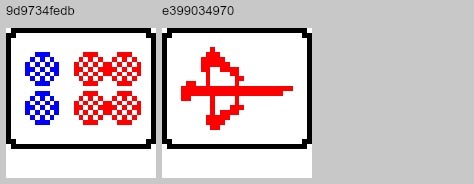
#> input picture scripts/montage-landscape.png, 474 x 184 px
$ python -i tiles.py   (imports and definitions only)
#> lines starting #> are read from the running program, lines starting #| are printed output that depends on the picture
#> further down, picture is the input picture: shape (184, 474, 3); mean B, G, R 198.5, 195.1, 208.9
"""
Tile classifier — identify a tile face from a cropped image.

Text-OCR can't read tile art (dot/bamboo patterns), so tiles are matched against
a small **reference library** instead: `tiles/<code>/<n>.png`, keyed by tenhou
tile code (11-19 man, 21-29 pin, 31-39 sou, 41-47 honor). A query crop is scored
by normalized correlation against every reference; the best wins, or — below
threshold — it returns None so the caller escalates a question.

The library is **self-improving**: when the operator answers an "unknown tile"
question, the saved crop is added as a new reference for that code (see
`add_reference` / the `add` CLI), so accuracy grows with use.

Scope note: normalized template matching suits UPRIGHT, consistent-scale tiles —
i.e. the overlay dora indicator (pass 0). Rotated/scaled tiles in hands and rivers
(passes 2/3) will want a scale/rotation-invariant matcher (ORB/feature-based)
layered on top of this same library; the reference format is shared.
"""
from __future__ import annotations

import argparse
import glob
import os

import cv2

TILE_W, TILE_H = 48, 60  # normalized template size (tile aspect ~0.8)


def preprocess(img_bgr):
    """Crop -> normalized grayscale template (size + lighting invariant-ish)."""
    g = cv2.cvtColor(img_bgr, cv2.COLOR_BGR2GRAY)
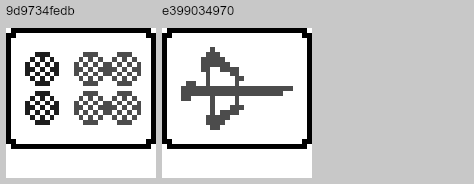
#> g: shape (184, 474); min 0, max 255, mean 199.6
    g = cv2.resize(g, (TILE_W, TILE_H), interpolation=cv2.INTER_AREA)
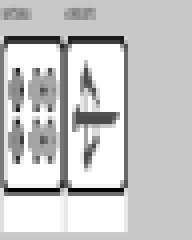
#> g: shape (60, 48) (shown 4 times larger); min 0, max 255, mean 199.6
    return cv2.equalizeHist(g)
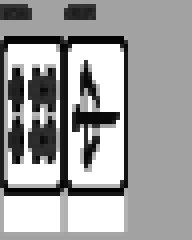
#> returned value: shape (60, 48) (shown 4 times larger); min 0, max 255, mean 159.5


# [12 lines left out: function load_library, not called in this run]


def _corr(a, b):
    return float(cv2.matchTemplate(a, b, cv2.TM_CCOEFF_NORMED)[0][0])


# [15 lines left out: function classify, not called in this run]


## ---- ORB feature matching (scale/rotation robust; for felt tiles) ----------
# Template matching suits upright, fixed-scale tiles (the overlay dora). Tiles in
# hands and rivers are rotated and perspective-skewed, so those use ORB features
# + a Lowe ratio test, with a homography-inlier count as the geometric score.

_ORB = cv2.ORB_create(nfeatures=400)
_BF = cv2.BFMatcher(cv2.NORM_HAMMING)


_ORB_MIN_W = 180  # ORB's patch/edge threshold (~31px) finds nothing on a 44px tile


# [94 lines left out: functions _orb_features, load_library_orb, _orb_score, classify_orb, add_reference, _main, not called in this run]


# [2 lines not run here, left out]

>>> import cv2
>>> picture = cv2.imread('../../scripts/montage-landscape.png')
>>> result = preprocess(picture)

$ run again, on scripts/montage-p2.png
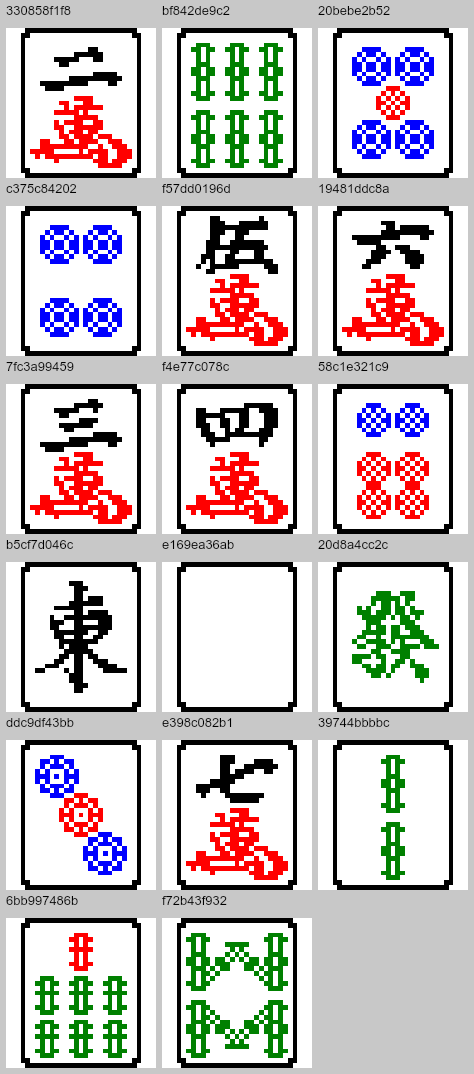
#> input picture scripts/montage-p2.png, 474 x 1074 px
#> picture is the input picture: shape (1074, 474, 3); mean B, G, R 193.6, 193.3, 199.5
#> in preprocess, `g = cv2.resize(g, (TILE_W, TILE_H), interpolation=cv2.INTER_AREA)`:
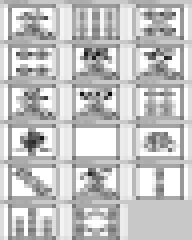
#> g: shape (60, 48) (shown 4 times larger); min 8, max 255, mean 195.2
#> in preprocess, `return cv2.equalizeHist(g)`:
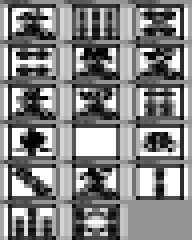
#> returned value: shape (60, 48) (shown 4 times larger); min 0, max 255, mean 132.9

$ run again, on scripts/montage-portrait.png
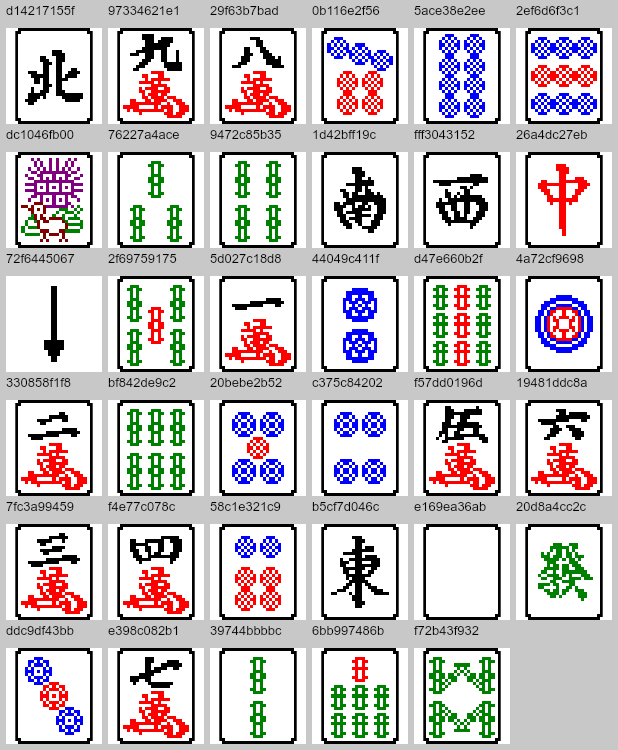
#> input picture scripts/montage-portrait.png, 618 x 750 px
#> picture is the input picture: shape (750, 618, 3); mean B, G, R 194.4, 191.7, 197.9
#> in preprocess, `g = cv2.resize(g, (TILE_W, TILE_H), interpolation=cv2.INTER_AREA)`:
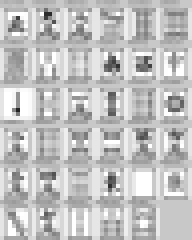
#> g: shape (60, 48) (shown 4 times larger); min 35, max 255, mean 193.9
#> in preprocess, `return cv2.equalizeHist(g)`:
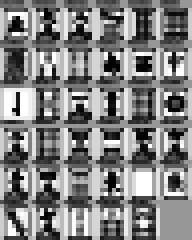
#> returned value: shape (60, 48) (shown 4 times larger); min 0, max 255, mean 130.2

$ run again, on scripts/rot.png
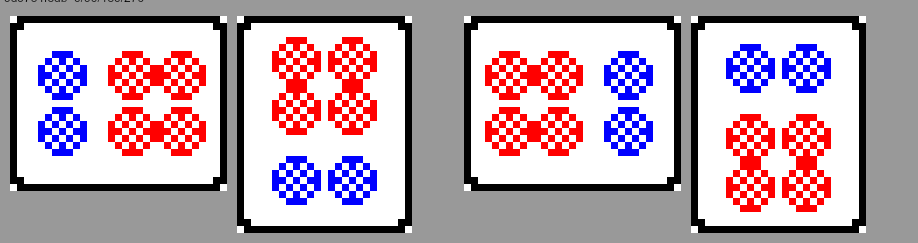
#> input picture scripts/rot.png, 918 x 243 px
#> picture is the input picture: shape (243, 918, 3); mean B, G, R 175.8, 164.6, 187
#> in preprocess, `g = cv2.cvtColor(img_bgr, cv2.COLOR_BGR2GRAY)`:
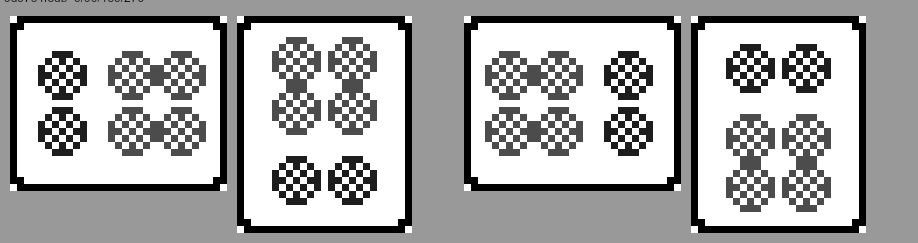
#> g: shape (243, 918); min 0, max 255, mean 172.6
#> in preprocess, `return cv2.equalizeHist(g)`:
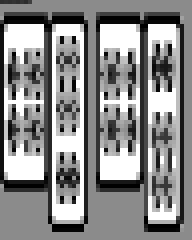
#> returned value: shape (60, 48) (shown 4 times larger); min 0, max 255, mean 138.8
